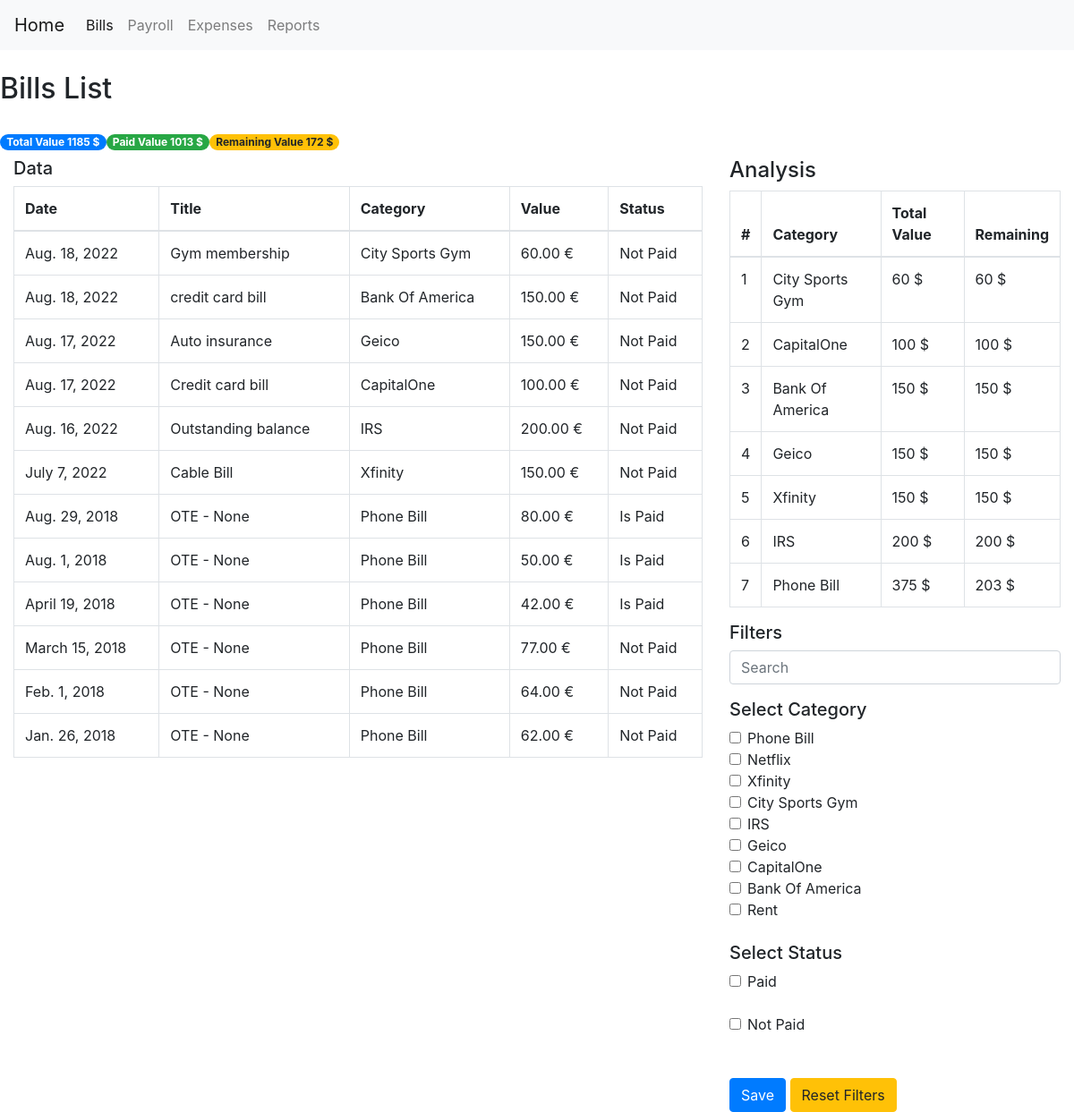
Page /bills/ on the committed database.
### expenses/models.py (models this page shows, shortened)
class DefaultExpenseModel(models.Model):
    title = models.CharField(max_length=100, blank=True, null=True)
    date_expired = models.DateField()
    final_value = models.DecimalField(default=0, decimal_places=2, max_digits=20)
    paid_value = models.DecimalField(default=0, decimal_places=2, max_digits=20)
    is_paid = models.BooleanField(default=False)
    payment_method = models.ForeignKey(PaymentMethod, null=True, on_delete=models.SET_NULL)
    objects = models.Manager()
    my_query = GeneralManager()
    class Meta:
        abstract = True
    def tag_final_value(self):
        return f'{self.final_value} {CURRENCY}'
    tag_final_value.short_description = 'Value'
    def tag_is_paid(self):
        return 'Is Paid' if self.is_paid else 'Not Paid'
    tag_is_paid.short_description = 'Paid'
    @staticmethod
    def analysis(queryset):
        total_value = queryset.aggregate(Sum('final_value'))['final_value__sum'] if queryset else 0
        paid_value = queryset.filter(is_paid=False).aggregate(Sum('final_value'))['final_value__sum']\
            if queryset.filter(is_paid=False) else 0
        diff = total_value - paid_value
        category_analysis = queryset.values('category__title').annotate(total_value=Sum('final_value'),
                                                                       remaining=Sum(F('final_value')-F('paid_value'))
                                                                       ).order_by('remaining')
        return [total_value, paid_value, diff, category_analysis]
    @staticmethod
    def filters_data(request, queryset):
        search_name = request.GET.get('search_name', None)
        cate_name = request.GET.getlist('cate_name', None)
        paid_name = request.GET.getlist('paid_name', None)
        person_name = request.GET.getlist('person_name', None)
        queryset = queryset.filter(title__icontains=search_name) if search_name else queryset
        queryset = queryset.filter(category__id__in=cate_name) if cate_name else queryset
        queryset = queryset.filter(is_paid=True) if 'paid' == paid_name else queryset.filter(is_paid=False)\
            if 'not_paid' == paid_name else queryset
        if person_name:
            try:
                queryset = queryset.filter(person__id__in=person_name)
            except:
                queryset = queryset
        return queryset

class Bill(DefaultExpenseModel):
    category = models.ForeignKey(BillCategory, null=True, on_delete=models.SET_NULL, related_name='bills')
    class Meta:
        verbose_name_plural = '2. Bills'
        ordering = ['-date_expired']
    def tag_category(self):
        return f'{self.category}'

class BillCategory(models.Model):
    title = models.CharField(unique=True, max_length=150)
    balance = models.DecimalField(default=0, max_digits=20, decimal_places=2)
    class Meta:
        verbose_name_plural = '1. Bill Category'
    def __str__(self):
        return self.title
    def tag_balance(self):
        return f'{self.balance} {CURRENCY}'
    tag_balance.short_description = 'Value'

### expenses/views.py (the view)
# urls.py: path('bills/', BillListView.as_view(), name='bills_view'),
class BillListView(ListView):
    model = Bill
    template_name = 'page_list.html'
    paginate_by = 100
    def get_queryset(self):
        queryset = Bill.objects.all()
        queryset = Bill.filters_data(self.request, queryset)
        return queryset
    def get_context_data(self, **kwargs):
        context = super(BillListView, self).get_context_data(**kwargs)
        page_title = 'Bills List'
        categories = BillCategory.objects.all()
        search_name, cate_name, paid_name = [self.request.GET.get('search_name', None),
                                             self.request.GET.getlist('cate_name', None),
                                             self.request.GET.getlist('paid_name', None)
                                             ]
        total_value, paid_value, diff, category_analysis = Bill.analysis(self.object_list)
        currency = CURRENCY
        context.update(locals())
        return context

### expenses/templates/page_list.html (shortened to what this page needs)
{% extends "index.html" %}
{% block container %}
    <div class="row">
        <h2 class="center">{{ page_title }}</h2>
    </div>
        <br>
    <div class="row">
        <label class="badge badge-pill badge-primary">Total Value {{ total_value }} {{ currency }}</label>
        <label class="badge badge-pill badge-success">Paid Value {{ paid_value }} {{ currency }}</label>
        <label class="badge badge-pill badge-warning">Remaining Value {{ diff }} {{ currency }}</label>
    </div>
    <div class="row">
        <div class="col-8">
            <h5>Data</h5>
            <table class="table table-bordered">
                <thead>
                    <tr>
                        <th>Date</th>
                        <th>Title</th>
                        <th>Category</th>
                        <th>Value</th>
                        <th>Status</th>
                    </tr>
                </thead>
                <tbody>
                    {% for order in object_list %}
                    <tr>
                        <td>{{ order.date_expired|date }}</td>
                        <td>{{ order.title }}</td>
                        <td>{{ order.tag_category }}</td>
                        <td>{{ order.tag_final_value }}</td>
                        <td>{{ order.tag_is_paid }}</td>
                    </tr>
                    {% empty %}
                        <tr></tr>
                    {% endfor %}
                </tbody>
            </table>
        </div>
        <div class="col-4">
            <h4>Analysis</h4>
            <table class="table table-bordered">
                <thead>
                    <tr>
                        <th>#</th>
                        <th>Category</th>
                        <th>Total Value</th>
                        <th>Remaining</th>
                    </tr>
                </thead>
                <tbody>
                    {% for category in category_analysis %}
                        <tr>
                            <td>{{ forloop.counter }}</td>
                            <td>{{ category.category__title }}</td>
                            <td>{{ category.total_value }} {{ currency }}</td>
                            <td>{{ category.remaining }} {{ currency }}</td>
                        </tr>
                    {% empty %}
                        <tr>
                            <td colspan="4">No data</td>
                        </tr>
                    {% endfor %}
                </tbody>
            </table>
            <h5>Filters</h5>
            <form method="get">
                <div class="form-group">
                    <input class="form-control"
                           name="search_name"
                           {% if search_name %}
                            value="{{ search_name }}" placeholder="{{ search_name }}"
                           {% else %}
                            placeholder="Search"
                           {% endif %}
                    >
                </div>
                {% if categories %}
                    <h5>Select Category</h5>
                    {% for category in categories %}
                        <div class="form-check">
                            <input class="form-check-input"
                                   type="checkbox"
                                   name="cate_name"
                                   value="{{ category.id }}"
                                   id="cate_id_{{ category.id }}"
                            >
                            <label class="form-check-label" for="cate_id_{{ category.id }}">{{ category }}</label>
                        </div>
                    {% endfor %}
                {% endif %}
                <br>
                <h5>Select Status</h5>
                <div class="form-check">
                    <input class="form-check-input"
                           type="checkbox"
                           name="paid_name"
                           value="paid"
                           id="paid_"
                    >
                    <label class="form-check-label" for="paid_">Paid</label>
                </div>
                <br>
                <div class="form-check">
                    <input class="form-check-input"
                           type="checkbox"
                           name="paid_name"
                           value="not_paid"
                           id="not_paid_"
                    >
                    <label class="form-check-label" for="not_paid_">Not Paid</label>
                </div>
                <br> <br>
                <button type="submit" class="btn btn-primary">Save</button>
                <a href="{{ request.path }}" class="btn btn-warning">Reset Filters</a>
            </form>
        </div>
    </div>
{% endblock %}

### rows in the picture
Bill: date_expired "Aug. 18, 2022", title "Gym membership", tag_category "City Sports Gym", tag_final_value "60.00 €", tag_is_paid "Not Paid"
Bill: date_expired "Aug. 18, 2022", title "credit card bill", tag_category "Bank Of America", tag_final_value "150.00 €", tag_is_paid "Not Paid"
Bill: date_expired "Aug. 17, 2022", title "Auto insurance", tag_category "Geico", tag_final_value "150.00 €", tag_is_paid "Not Paid"
Bill: date_expired "Aug. 17, 2022", title "Credit card bill", tag_category "CapitalOne", tag_final_value "100.00 €", tag_is_paid "Not Paid"
Bill: date_expired "Aug. 16, 2022", title "Outstanding balance", tag_category "IRS", tag_final_value "200.00 €", tag_is_paid "Not Paid"
Bill: date_expired "July 7, 2022", title "Cable Bill", tag_category "Xfinity", tag_final_value "150.00 €", tag_is_paid "Not Paid"
Bill: date_expired "Aug. 29, 2018", title "OTE - None", tag_category "Phone Bill", tag_final_value "80.00 €", tag_is_paid "Is Paid"
Bill: date_expired "Aug. 1, 2018", title "OTE - None", tag_category "Phone Bill", tag_final_value "50.00 €", tag_is_paid "Is Paid"
Bill: date_expired "April 19, 2018", title "OTE - None", tag_category "Phone Bill", tag_final_value "42.00 €", tag_is_paid "Is Paid"
Bill: date_expired "March 15, 2018", title "OTE - None", tag_category "Phone Bill", tag_final_value "77.00 €", tag_is_paid "Not Paid"
Bill: date_expired "Feb. 1, 2018", title "OTE - None", tag_category "Phone Bill", tag_final_value "64.00 €", tag_is_paid "Not Paid"
Bill: date_expired "Jan. 26, 2018", title "OTE - None", tag_category "Phone Bill", tag_final_value "62.00 €", tag_is_paid "Not Paid"
BillCategory: category__title "City Sports Gym", total_value "60", currency "$", remaining "60", title "City Sports Gym"
BillCategory: category__title "CapitalOne", total_value "100", currency "$", remaining "100", title "CapitalOne"
BillCategory: category__title "Bank Of America", total_value "150", currency "$", remaining "150", title "Bank Of America"
BillCategory: category__title "Geico", total_value "150", currency "$", remaining "150", title "Geico"
BillCategory: category__title "Xfinity", total_value "150", currency "$", remaining "150", title "Xfinity"
BillCategory: category__title "IRS", total_value "200", currency "$", remaining "200", title "IRS"
BillCategory: category__title "Phone Bill", total_value "375", currency "$", remaining "203", title "Phone Bill"
BillCategory: title "Netflix"
BillCategory: title "Rent"

### other values in the picture
{{ page_title }} "Bills List"
{{ total_value }} "1185"
{{ currency }} "$"
{{ paid_value }} "1013"
{{ diff }} "172"
